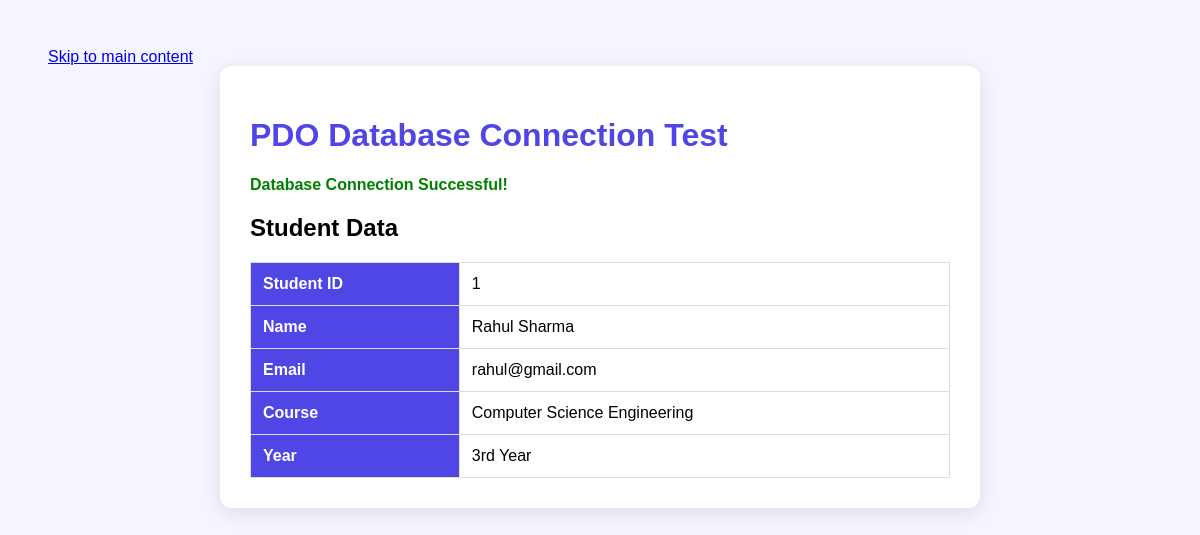
The app's page /php/test_connection.php with its own data.
### tables this page shows
CREATE TABLE IF NOT EXISTS students (
    student_id INT AUTO_INCREMENT PRIMARY KEY,
    name VARCHAR(100) NOT NULL,
    email VARCHAR(100) NOT NULL UNIQUE,
    mobile VARCHAR(15),
    course VARCHAR(100),
    year VARCHAR(20),
    gender VARCHAR(20),
    password VARCHAR(255) NOT NULL
);

### php/test_connection.php (the view, shortened to what this page needs)
<?php
require_once "db.php";
$student_id = 1;
$stmt = $pdo->prepare(
    "SELECT student_id, name, email, course, year
     FROM students
     WHERE student_id = ?"
);
$stmt->execute([$student_id]);
$student = $stmt->fetch();
?>
<!DOCTYPE html>
<html lang="en">
<head>
    <link rel="stylesheet" href="../css/test_connection.css">
</head>
<body>
    <main id="main-content">
    <a href="#main-content" class="skip-link">Skip to main content</a>
<div class="box">
    <h1>PDO Database Connection Test</h1>
    <p class="success">
        Database Connection Successful!
    </p>
    <?php if ($student): ?>
        <h2>Student Data</h2>
        <table>
            <tr>
                <th scope="col">Student ID</th>
                <td><?= htmlspecialchars($student["student_id"]) ?></td>
            </tr>
            <tr>
                <th scope="col">Name</th>
                <td><?= htmlspecialchars($student["name"]) ?></td>
            </tr>
            <tr>
                <th scope="col">Email</th>
                <td><?= htmlspecialchars($student["email"]) ?></td>
            </tr>
            <tr>
                <th scope="col">Course</th>
                <td><?= htmlspecialchars($student["course"]) ?></td>
            </tr>
            <tr>
                <th scope="col">Year</th>
                <td><?= htmlspecialchars($student["year"]) ?></td>
            </tr>
        </table>
    <?php else: ?>
        <p>No student found.</p>
    <?php endif; ?>
</div>
    </main>
</body>
</html>

### css/test_connection.css (style rules this page uses)
body { font-family: Arial, sans-serif; background: #f5f5ff; padding: 40px; }
.box { max-width: 700px; margin: auto; background: white; padding: 30px; border-radius: 12px; box-shadow: 0 5px 20px rgba(0,0,0,0.1); }
h1 { color: #4F46E5; }
.success { color: green; font-weight: bold; }
table { width: 100%; border-collapse: collapse; margin-top: 20px; }
th, td { border: 1px solid #ddd; padding: 12px; text-align: left; }
th { background: #4F46E5; color: white; }

### records on screen
students: student_id "1", name "Rahul Sharma", email "rahul@gmail.com", course "Computer Science Engineering", year "3rd Year"
